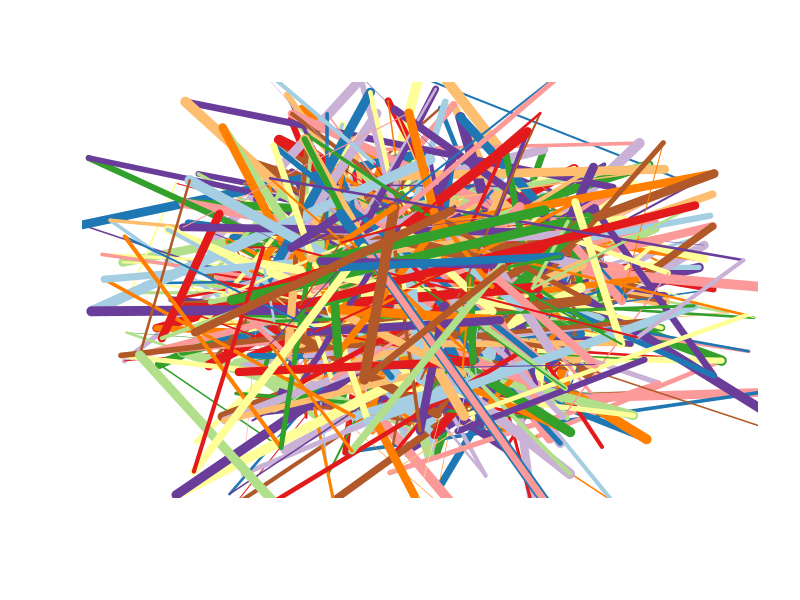
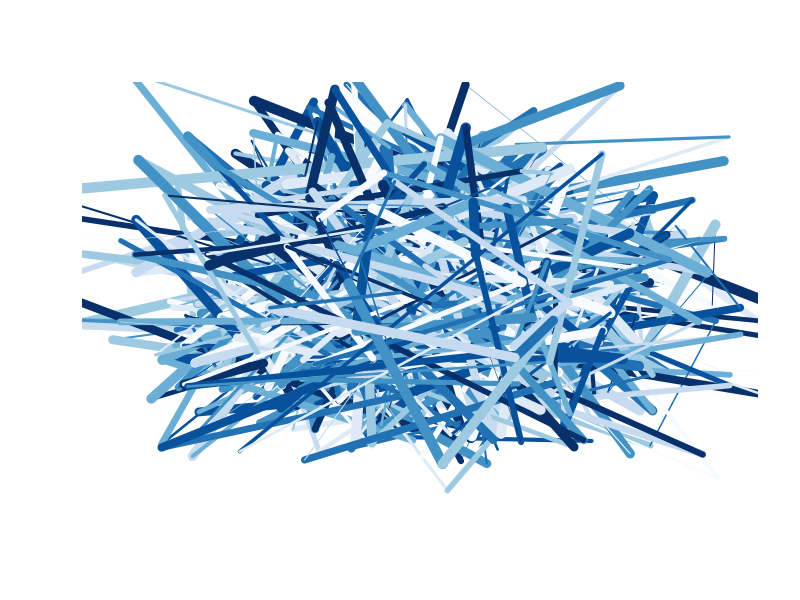
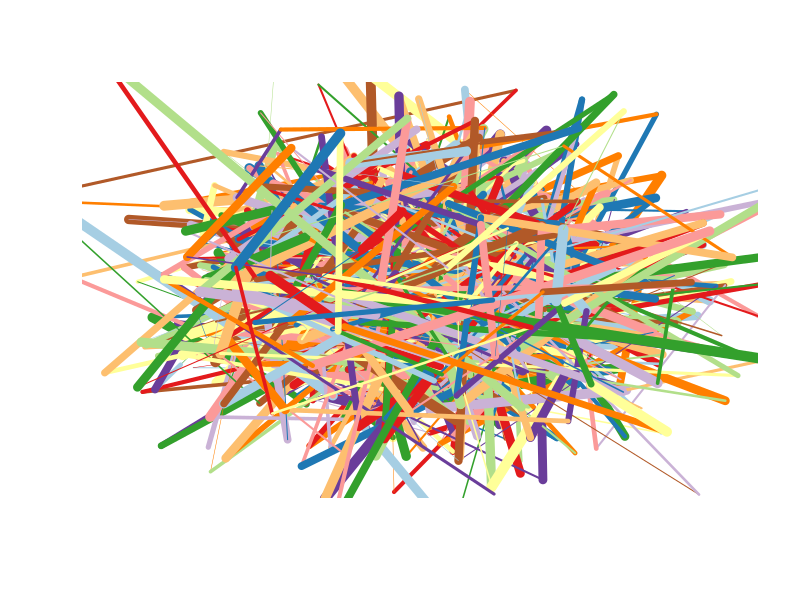
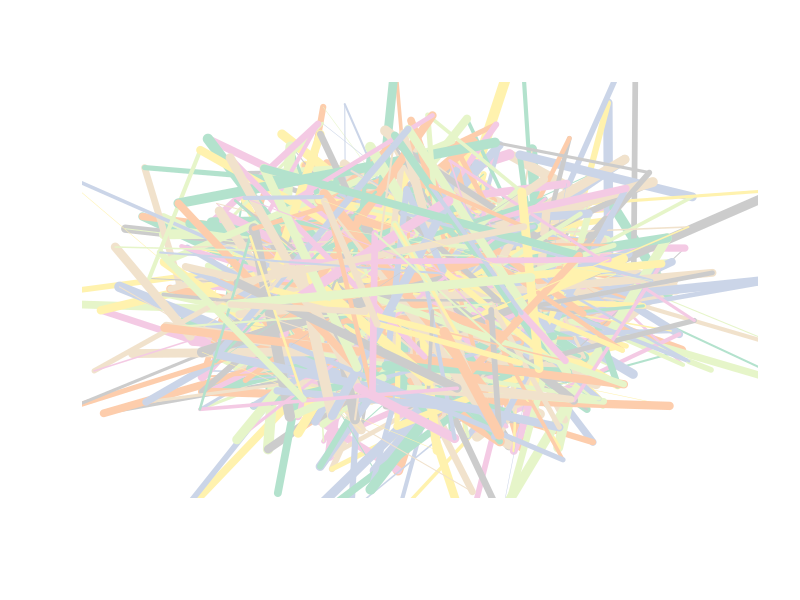
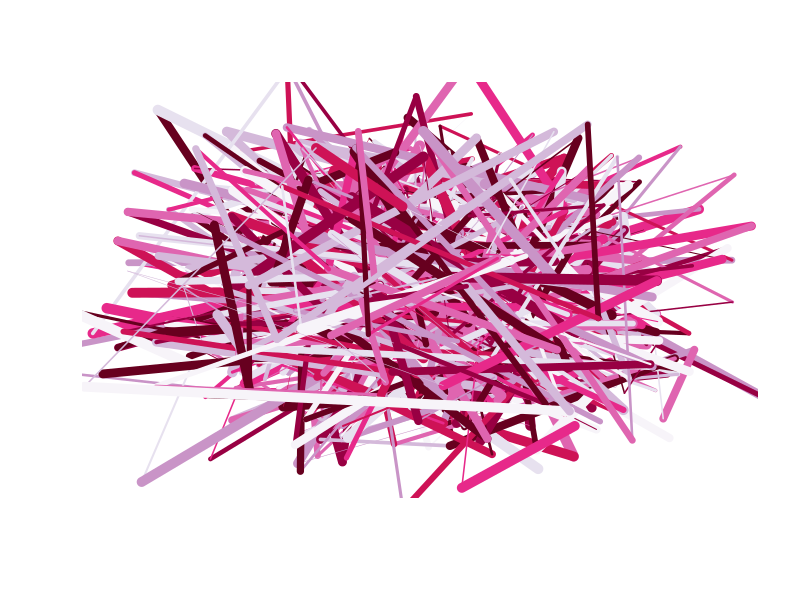
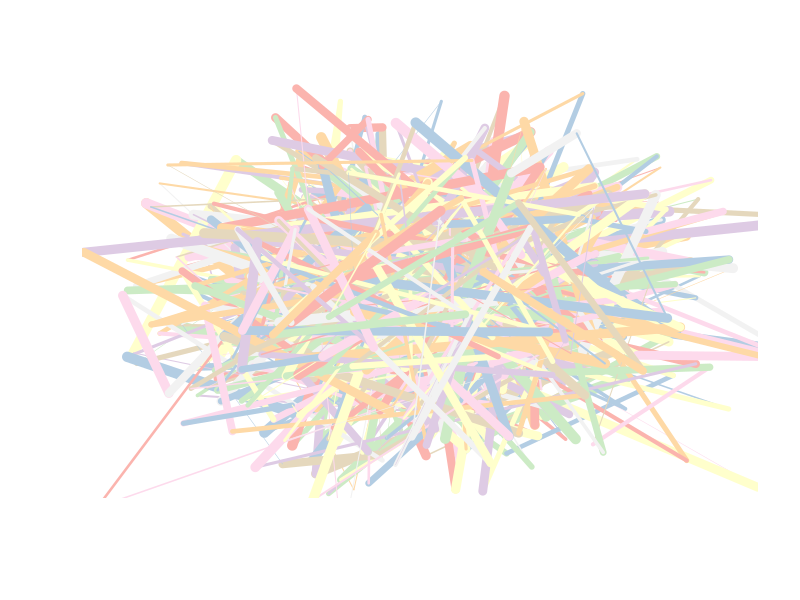
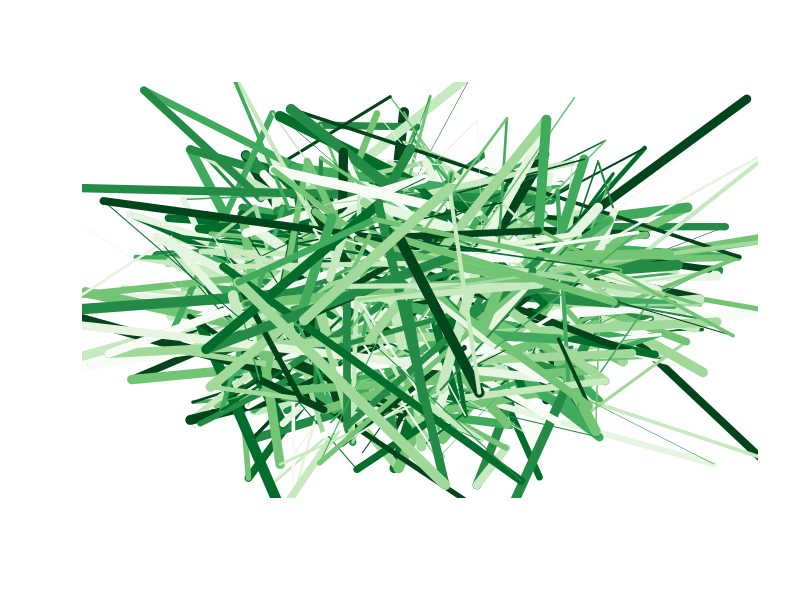
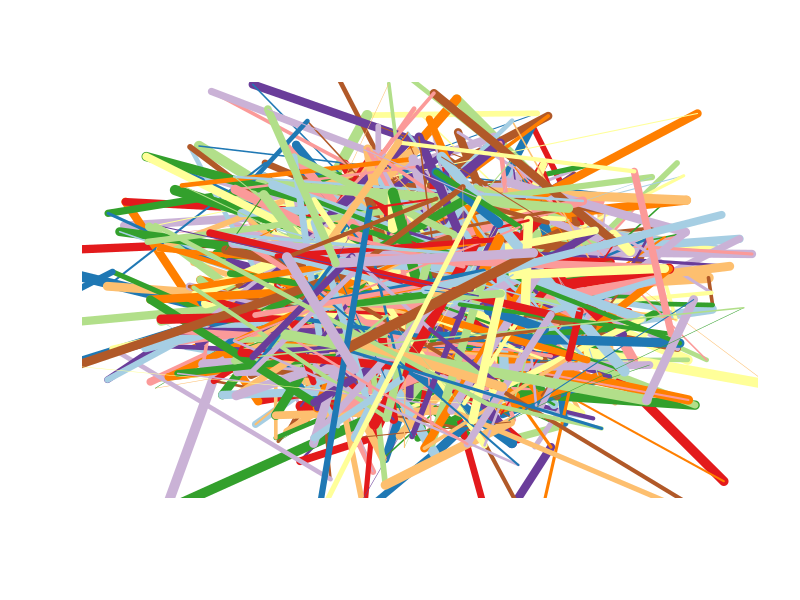

The R script that drew these images, in order:

## -----------------------------------------------
## Just another random walk - Pollock style! ;-)
##
## by João Gonçalves
##
## Use, enhance and/or distribute this code freely
## -----------------------------------------------


require(RColorBrewer)


# Global parameters

# Output folder where images will be placed
# Change this according to your system
outFolder <- "./Algo1/OUT"


# Window/canvas size
xmin <- 0
xmax <- 100
ymin <- 0
ymax <- 100

# Number of drawing steps
nSteps <- 1000

# Number of individual drawings (each round will generate a diferent image file)
nTries <- 10

# Random start/ starting point
x0 <- runif(1,xmin,xmax)
y0 <- runif(1,ymin,ymax)

# Color palettes from RColorBrewer
# This will be randomly selected at each drawing
colorPalettes <- brewer.pal.info
numColorPalettes <- nrow(colorPalettes)

# Define min, max and step line widths
# This will be used to randomly vary the line width
lineWidths <- seq(0.5,10,by=0.5)

# Select one option
# This will affect the 2D distribution of lines in the
# drawing space/canvas
#
# Available options are:
# 1 - uniform distribution
# 2 - bivariate Gaussian
#
optionSet <- 2


# Depending on the option selected above you have to choose
# the related parameters of the distributions
#
#
# ----- Option #1 ----- #
# Parameters
#
# Multipliers
useMult <- FALSE
mult <- seq(1,10,by=0.1)
fuzzyMultiplier <- c(0,0.5,1)



# ----- Option #2 ----- #
# Parameters
#
x_meanVal <- 50
x_sdVal <- 20
y_meanVal <- 50
y_sdVal <- 20
sortIt <- FALSE

# -------------------------------------------------------------------------------------- #
# Draw it!
# -------------------------------------------------------------------------------------- #



for(nT in 1:nTries){
  
  cat("Performing trial #",nT,"...................")
  
  # Start the device
  # NOTE! Don't forget to change the target folder according to your local system
  #
  jpeg(paste(outFolder,"/rand_walk_",nT,".jpg",sep=""),width=2500,height=2500,res=300,quality=100)
  
  
  # Start the plot
  #
  plot(0,xlim=c(xmin,xmax),ylim=c(ymin,ymax),type="n",axes=FALSE,xlab="",ylab="")
  
  
  # Generate data for option #2
  if(optionSet==2){
    
    xValues <- sample(rnorm(nSteps,x_meanVal,x_sdVal),nSteps) 
    yValues <- sample(rnorm(nSteps,y_meanVal,y_sdVal),nSteps)
    
    if(sortIt){
      xValues <- sort(xValues)
      yValues <- sort(yValues)
    }
  }
  
  
  # Color palette generation
  pal_n <- sample(1:numColorPalettes,1)
  pal <- rownames(colorPalettes)[pal_n]
  pal_ncolors <- colorPalettes[pal_n,1]
  mypalette <- brewer.pal(pal_ncolors,pal)
  
  
  # ---------------- #
  # Drawing steps
  # ---------------- #
  
  
  for(i in 1:nSteps){
    
    if(optionSet==1){
      # Get the coordinates
      x1 <- runif(1,xmin,xmax)*ifelse(useMult,sample(fuzzyMultiplier,1)*sample(mult,1),1)
      y1 <- runif(1,ymin,ymax)*ifelse(useMult,sample(fuzzyMultiplier,1)*sample(mult,1),1)
      
    }else if(optionSet==2){
      # Get coordinates when using option #2
      x1 <- xValues[i]  
      y1 <- yValues[i]
    }else{
      stop("Unknown option!")
    }
    
    # Select color and line width
    lineColor <- sample(mypalette,1)
    lineWidth <- sample(lineWidths,1)
    
    # Do plot
    lines(c(x0,x1),c(y0,y1),col=lineColor,lwd=lineWidth)
    
    # Store the last point coordinates
    x0 <- x1
    y0 <- y1
    
  }
  
  dev.off()
  
  cat("done.\n\n")
  
}

